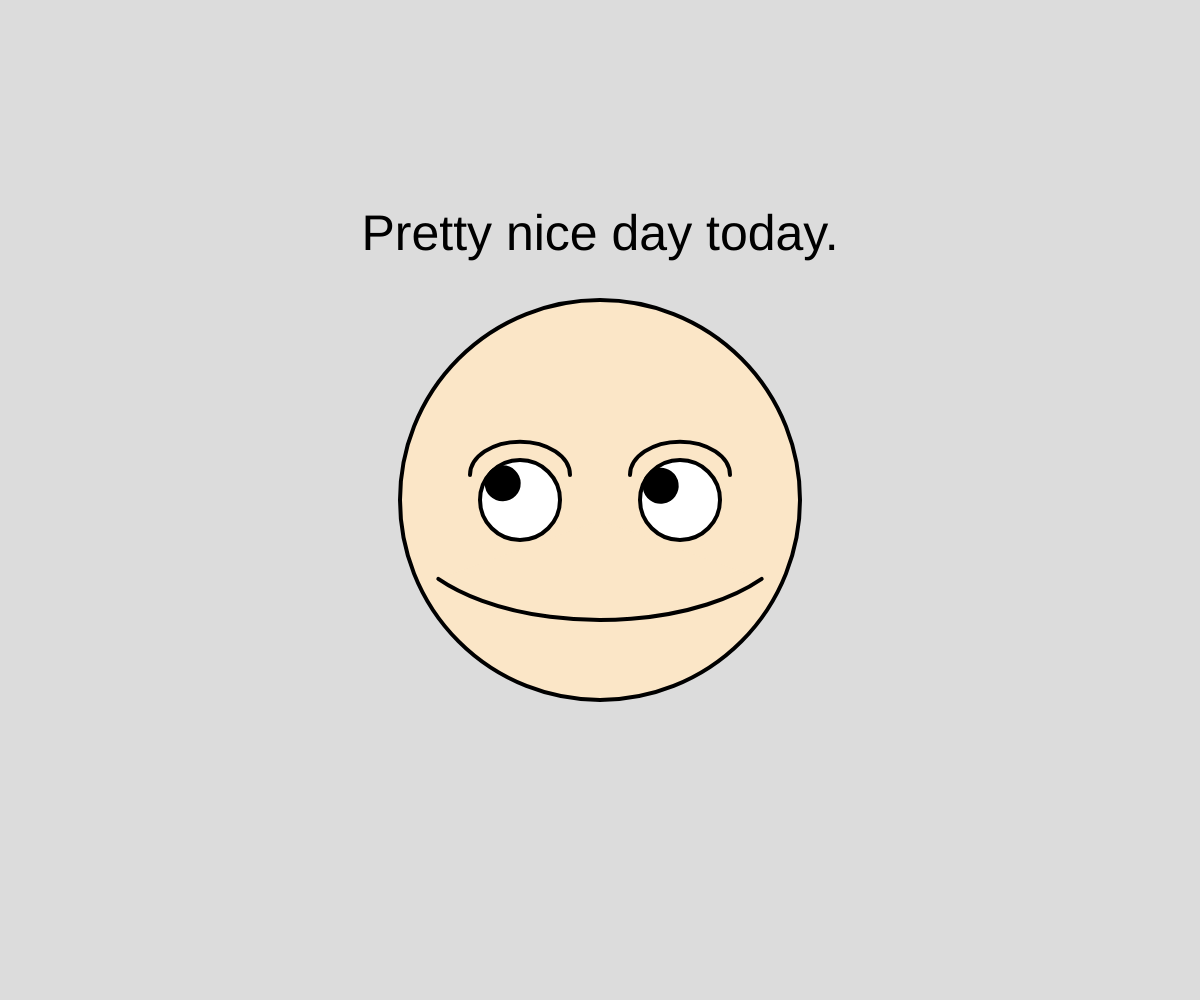
Frame 1 (no input)
Frame 60 (no input): identical to frame 1, image omitted
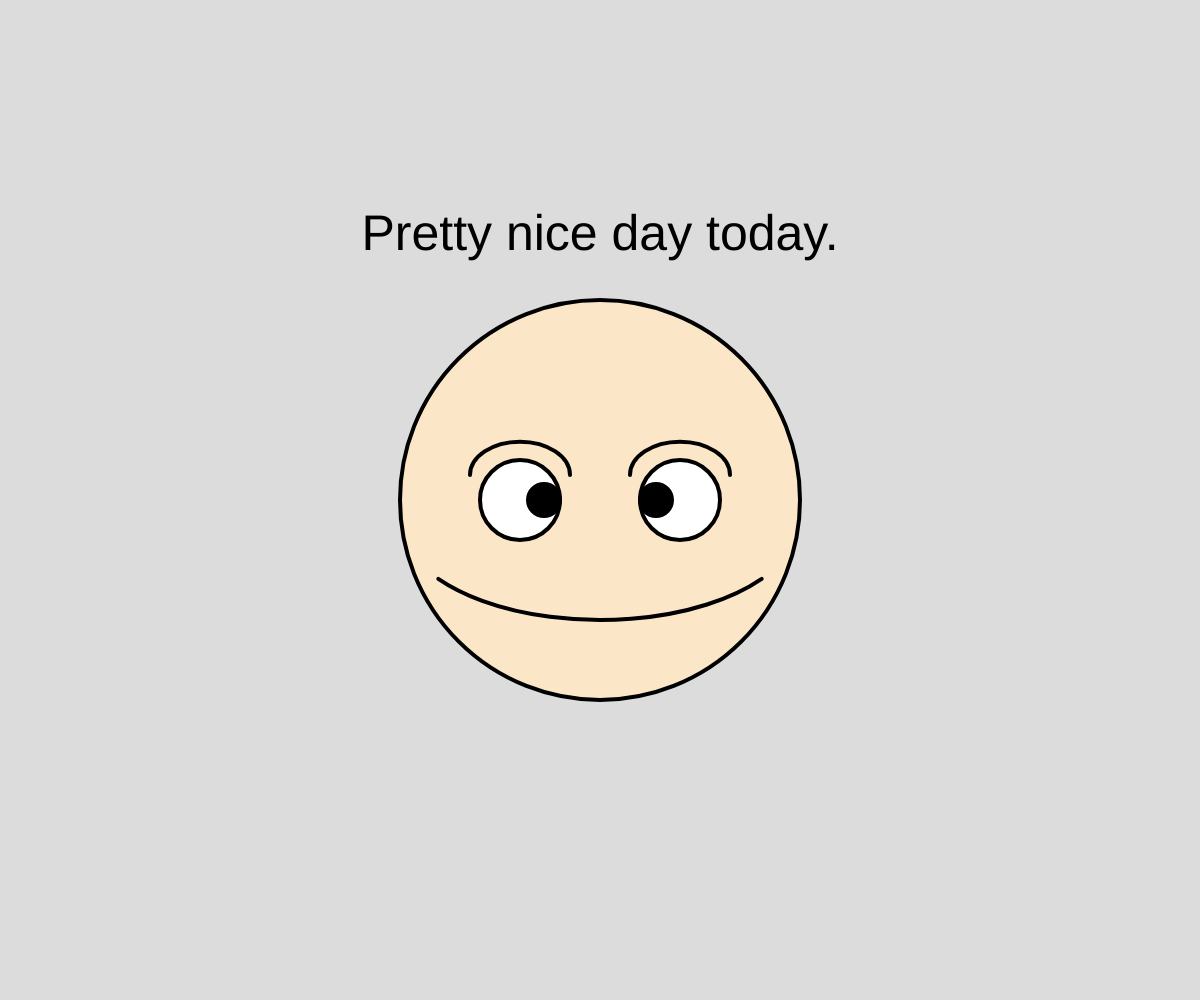
Frame 120 (the mouse pressed at the canvas centre since frame 60)

The p5.js sketch that drew these frames (run headless with seeded random() and noise() and a simulated clock; from frame 60 on, the mouse is pressed at the canvas centre):

// p5.js sketch
// ── sketch.js
// Interactive Scene
// Filip Dulic
// Sept 22, 2026
//
// - https://www.youtube.com/watch?v=XOk0aGwZYn8 <- used to understand atan2
// Extra for Experts:
// - 

const CALM = "calm";
const ANNOYED = "annoyed";
const ANGRY = "angry";
const CALM_TEXT = "Pretty nice day today.";
const ANNOYED_TEXT = "Ouch! That hurt.";
const ANGRY_TEXT = "I have had enough!";
let eyeSize, pupilSize, headWidth, headHeight, mouthY,
  leftEyeX, rightEyeX, yForEyes, strokeSize;
let globalSize = 80;
let state = CALM;
let bgColor = 220;
let textSentence = CALM_TEXT;
function setup() {
  createCanvas(windowWidth, windowHeight);
  angleMode(DEGREES);
  textAlign(CENTER);
  textSize(50);
  updateAllSizes();
  
}

function draw() {
  background(bgColor);
  drawFace();
  drawEye(leftEyeX, yForEyes);
  drawEye(rightEyeX, yForEyes);


}
function drawEye(eyeX, eyeY){
  //Saves coordinates before changing
  push();

  //Make white part of eye
  fill("white");
  circle(eyeX, eyeY, eyeSize);

  let xDistance = mouseX - eyeX; //Horizontal distance from the eye center to the mouse X position
  let yDistance = mouseY - eyeY; //Same thing but vertical and mouse Y

  //Make point of rotation the middle of the eye
  translate(eyeX, eyeY);

  let angle = atan2 (yDistance, xDistance); //tells you which angle the mouse is from the eye center
                                    

  //Rotate the pupil to follow mouse
  rotate(angle);
  fill("black");
  circle(pupilSize - pupilSize/4, 0, pupilSize);

  //Restores old coordinates
  pop();
}
function drawFace(){
  fill(0);
  text(textSentence, width/2, height/4);
  fill(251, 230, 199);
  circle(width/2, height/2, headWidth);
  if (state === CALM){
    textSentence = CALM_TEXT;
    // Draw smile
    arc(width/2, height/2 + mouthY , headWidth, headHeight, 20, 160);

    // Left eyebrow
    arc(leftEyeX, yForEyes - (eyeSize/4 + eyeSize/16), headWidth/4, headHeight/3, 180, 0);

    // Right eyebrow
    arc(rightEyeX, yForEyes - (eyeSize/4 + eyeSize/16), headWidth/4, headHeight/3, 180, 0);
  }
  if (state === ANNOYED){
    textSentence = ANNOYED_TEXT;

    //Draw frown
    arc(width/2, height/2 + eyeSize *2 , headWidth, headHeight, 200, 340);

    // Left eyebrow
    line(leftEyeX - eyeSize/2, yForEyes - eyeSize/2, leftEyeX + eyeSize / 2, yForEyes - eyeSize);
    // Right eyebrow
    line(rightEyeX - eyeSize/2, yForEyes - eyeSize, rightEyeX + eyeSize / 2, yForEyes - eyeSize/2);
  }
  if (state === ANGRY){
    textSentence = ANGRY_TEXT;
    // frown
    arc(width/2, height/2 + eyeSize *2 , headWidth, headHeight, 200, 340);
    // Left eyebrow
    line(leftEyeX - eyeSize/2, yForEyes - eyeSize, leftEyeX + eyeSize/2, yForEyes - eyeSize/2);
    // Right eyebrow
    line(rightEyeX - eyeSize/2, yForEyes - eyeSize/2, rightEyeX + eyeSize / 2, yForEyes - eyeSize);
    // Makes background red
    bgColor = "red";

  }
}
function updateAllSizes(){
  // Adjusts all variables when globalSize changes
  eyeSize = globalSize;
  pupilSize = globalSize/2 - globalSize/10;
  headWidth = globalSize * 5;
  headHeight = headWidth/2;
  mouthY = globalSize / 4;

  leftEyeX = width/2 - globalSize;
  rightEyeX = width/2 + globalSize;
  yForEyes = height/2;
  strokeSize = globalSize / 20;
  strokeWeight(strokeSize);

}
function mousePressed(){
  // checks if your cursor is over one of the eyes when you click
  let onLeftEye = dist(mouseX, mouseY, leftEyeX, yForEyes) <= eyeSize/2;
  let onRightEye = dist(mouseX, mouseY, rightEyeX, yForEyes) <= eyeSize/2;
  if (onLeftEye || onRightEye){
    if (state === CALM){
      state = ANNOYED;
    }
    else if (state === ANNOYED){
      state = ANGRY;
    }
  }
}

function mouseWheel(event){
  if (keyIsDown("s")){
    if (event.delta > 0){
      globalSize -= 5;
    }
    else {
      globalSize += 5;
    }
  }
  globalSize = constrain(globalSize, 25, 150);
  updateAllSizes();
  return false;
}
function keyPressed(){
  if (key === "c"){
    if (state === ANNOYED){
      state = CALM;
    }
    else if (state === ANGRY){
      state = ANNOYED;
      bgColor = 220;
    }
  }
}
